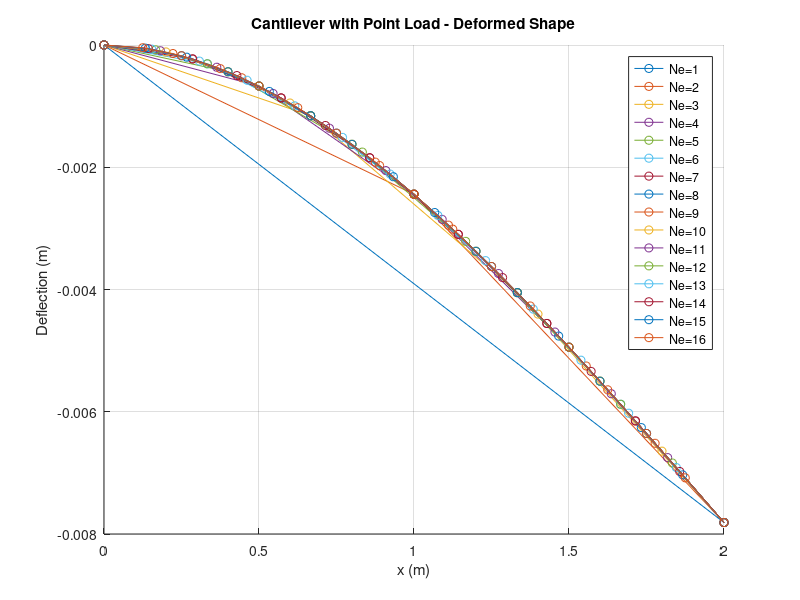
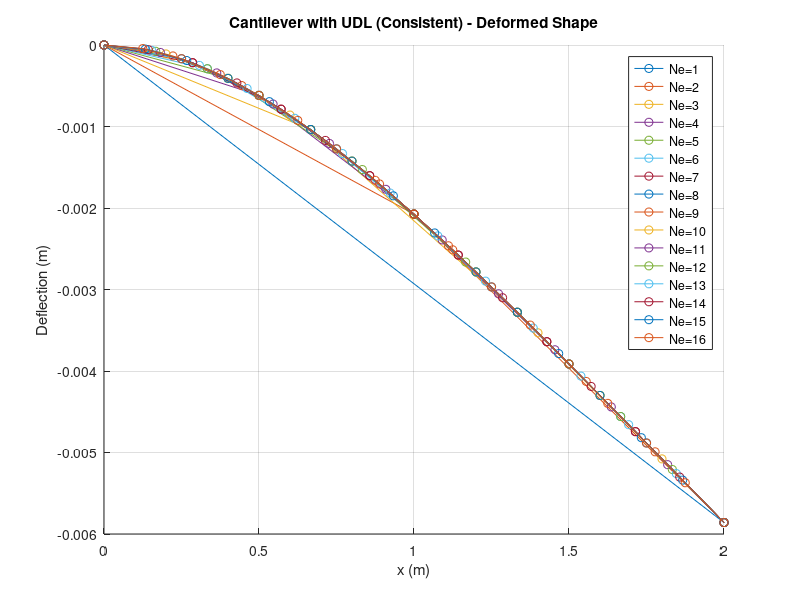
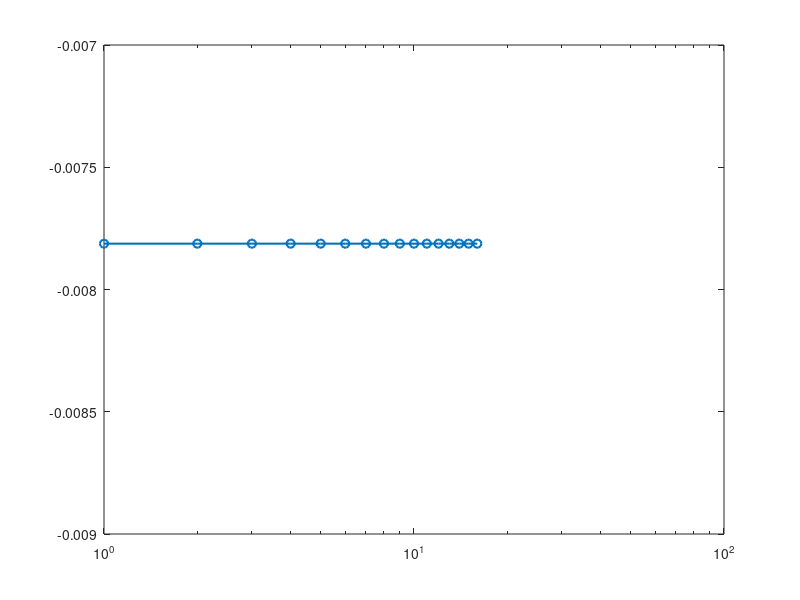

Write the MATLAB code that produced these figures, in order. (Note: this script raises an error after producing the figures.)
% FEM Practical 5 - Cantilever Beam Deflection 

clear; clc; close all
E = 200e9;
b = 0.04;
d = 0.08;
I = (b*d^3)/12;
L = 2.0;

P = -1000;
q = -1000;
N=16;% No. of elements
Ne = 1:N;

%% Analytical Solutions

WLp = P*L^3/(3*E*I);

WLu = q*L^4/(8*E*I);
fprintf('Theory Tip dflection for point load\n');
disp(WLp)
fprintf('Theory Tip dflection for UDL\n');
disp(WLu)
resPoint = [];
resUdlLumped = [];
resUdlConsis = [];
Upf=[];
Ulf=[];
Ucf=[];
for Ne = Ne
    Le = L/Ne;                    
    dof = 2*(Ne+1);                
    K = zeros(dof);               
    Fp = zeros(dof,1);      
    FLump = zeros(dof,1);       
    FConsi = zeros(dof,1);    

    ke = (E*I/Le^3) * ...
        [12,   6*Le,  -12,   6*Le;
         6*Le, 4*Le^2,-6*Le, 2*Le^2;
        -12,  -6*Le,   12,   -6*Le;
         6*Le, 2*Le^2,-6*Le, 4*Le^2];

    % Element load vectors
    feLumped = q*Le*[0.5;0;0.5;0];
    feConsis = q*Le*[0.5;Le/12;0.5;-Le/12];

    for e = 1:Ne
        idx = 2*e-1:2*e+2;
        K(idx,idx) = K(idx,idx) + ke;
        FLump(idx) = FLump(idx) + feLumped;
        FConsi(idx) = FConsi(idx) + feConsis;
    end

    Fp(end-1) = P; 

    % Apply boundary conditions (fixed at node 1: w1=0, theta1=0)
    fixedDof = [1,2];
    freeDof = setdiff(1:dof,fixedDof);
    Up = zeros(dof,1);
    ULumped = zeros(dof,1);
    UConsis = zeros(dof,1);

    Up(freeDof) = K(freeDof,freeDof)\Fp(freeDof);
    ULumped(freeDof) = K(freeDof,freeDof)\FLump(freeDof);
    UConsis(freeDof) = K(freeDof,freeDof)\FConsi(freeDof);
     Upf{Ne}={Up};
     Ulf{Ne}={ULumped};
     Ucf{Ne} ={UConsis};
    
    Wlp = Up(end-1);
    Wll = ULumped(end-1);
    Wlc = UConsis(end-1);

   
    resPoint = [resPoint; Ne, Wlp,abs((Wlp-WLp)/WLp*100)];
    resUdlLumped = [resUdlLumped; Ne, Wll,abs((Wll-WLu)/WLu*100)];
    resUdlConsis = [resUdlConsis; Ne, Wlc,abs((Wlc-WLu)/WLu*100)];

    %% Plot deformed shape
    x_nodes = linspace(0,L,Ne+1);
    figure(1); hold on;
    plot(x_nodes,Up(1:2:end),'o-','DisplayName',['Ne=',num2str(Ne)]);
    title('Cantilever with Point Load - Deformed Shape'); xlabel('x (m)'); ylabel('Deflection (m)');
    legend('Location','best'); grid on;

    figure(2); hold on;
    plot(x_nodes,UConsis(1:2:end),'o-','DisplayName',['Ne=',num2str(Ne)]);
    title('Cantilever with UDL (Consistent) - Deformed Shape'); xlabel('x (m)'); ylabel('Deflection (m)');
    legend('Location','best'); grid on;
end
%% Mesh convergence plots


figure(3);
semilogx(resPoint(:,1),resPoint(:,2),'o-','LineWidth',1.5);
hold on;
yline(WLp,'--r','Theory');
xlabel('Number of Elements'); ylabel('Tip Deflection (m)');
title('Mesh Convergence - Point Load'); grid on;



figure(4);
semilogx(resUdlConsis(:,1),resUdlConsis(:,2),'o-','LineWidth',1.5);
hold on;
yline(WLu,'--r','Theory');
xlabel('Number of Elements'); ylabel('Tip Deflection (m)');
title('Mesh Convergence - UDL (Consistent Load)'); grid on;
figure(5);
semilogx(resUdlLumped(:,1),resUdlLumped(:,2),'o-','LineWidth',1.5);
hold on;
yline(Wll,'--r','Theory');
xlabel('Number of Elements'); ylabel('Tip Deflection (m)');
title('Mesh Convergence - UDL (Lumped Load)'); grid on;

%% Display Results
disp('Results: Point Load at Free End');
disp(array2table(resPoint,'VariableNames',{'Ne','TipDeflection','Error_%'}));

disp('Results: UDL (Lumped Load Vector)');
disp(array2table(resUdlLumped,'VariableNames',{'Ne','TipDeflection','Error_%'}));

disp('Results: UDL (Consistent Load Vector)');
disp(array2table(resUdlConsis,'VariableNames',{'Ne','TipDeflection','Error_%'}));


 % t=table(resUdlConsis);
 % writetable(t, 'UDL_Consitance.xlsx');
% t=table(resUdlLumped);
% writetable(t, 'UDL_Lumped.xlsx');
% t = table(resPoint);
% writetable(t, 'Point_Load_Results.xlsx');
